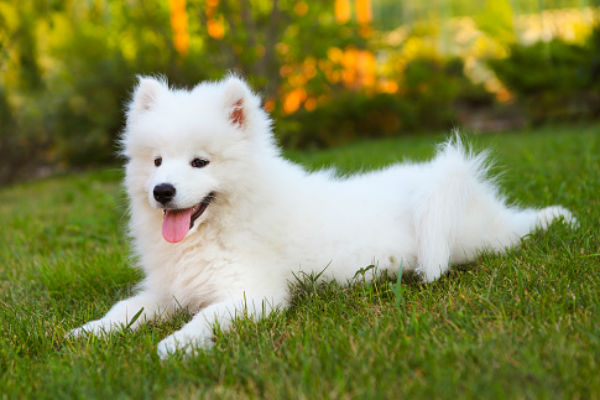
#> input picture Blur_Image/dataset/dog.jpg, 600 x 400 px, found by its file name
$ jupyter execute image-transformation.ipynb   (shell and % lines are left out)
#> lines starting #> are read from the running program, lines starting #| are printed output that depends on the picture
What is Image Transformation?

Image Transformation is about turning certain image into something else through rules.
We can have different types of transformations like translating, scaling up or down, spinning, shearing, etc.
A change is referred to as a 2D transformation when it occurs on a 2D Image.

This file includes the following Image thransformation using OpenCv.
1. Image Translation
2. Image Resize
3. Image Rotate
4. Image Flipping

[cell 1]
import numpy as np
import cv2
import matplotlib.pyplot as plt

First take the image as input using imread function

[cell 2]
inputImage= cv2.imread("../input/inputdog/dog.jpg")
#> inputImage is the input picture: shape (400, 600, 3); mean B, G, R 73.6, 133.3, 128.5

[cell 3]
def display_image(imageTitle,image):
   #if len(image.shape)== 3:
#> called with imageTitle = 'Dog Image'
    imageChange=cv2.cvtColor(image, cv2.COLOR_BGR2RGB)
    plt.figure(figsize=(4,3))
    plt.imshow(imageChange)
    plt.title(imageTitle)
    plt.show()

Now call the display Image function following the command

[cell 4]
display_image("Dog Image", inputImage)

[cell 5]
# [8 lines of commented-out code are left out]

Image Translation Code:

[cell 6]
def ImageTranslation(image,translationx,translationy):
#> called with translationx = 100, translationy = 100
    shiftedImage= np.float32([[1,0,translationx],
                          [0,1,translationy]])
    imageShift = cv2.warpAffine(inputImage,shiftedImage,
                           (inputImage.shape[1],inputImage.shape[0]))
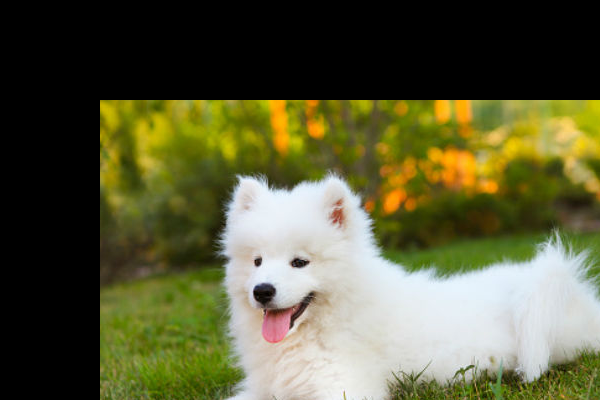
#> imageShift: shape (400, 600, 3); mean B, G, R 58.5, 91.7, 91.5
    display_image("Shifted Image",imageShift)
    display_image("Original Image", inputImage)

[cell 7]
ImageTranslation(inputImage,100,100)

# Image Rotation
Image rotation is a common operation in computer vision that involves changing the orientation of an image by a certain degree or angle. It can be useful for a variety of applications, such as aligning images for further processing or correcting for image distortion.

# Image rotation using OPenCV

Image rotation can be performed using various programming languages and libraries, such as Python and OpenCV. In OpenCV, the cv2.rotate() function can be used to rotate an image by a specified angle. Other libraries, such as Pillow and scikit-image, also provide functions for rotating images.

[cell 8]
def imageRoation(image,angle,scale):
#> called with angle = 90, scale = 1
    ImageCenter = (inputImage.shape[1]//2,inputImage.shape[0]//2)
#> ImageCenter = (300, 200)
    ImageRotate = cv2.getRotationMatrix2D(ImageCenter,90,1)
    FianlImageRoate = cv2.warpAffine(inputImage,ImageRotate,
                        (inputImage.shape[1],inputImage.shape[0]))
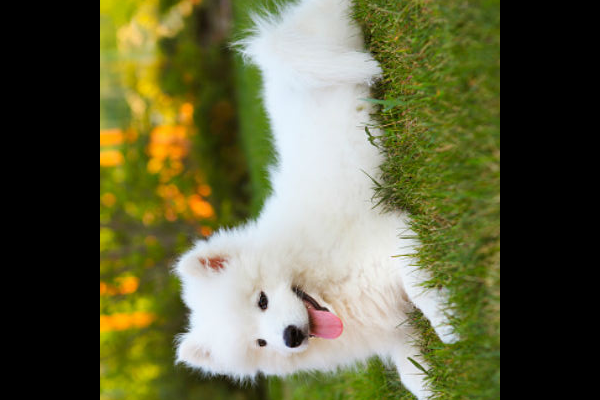
#> FianlImageRoate: shape (400, 600, 3); mean B, G, R 63.6, 97.5, 96.3
    display_image("Image Roatation", FianlImageRoate)
    display_image("Orginal Image", inputImage)

[cell 9]
imageRoation(inputImage,90,1)

# Image resize
Image resizing is a common technique which is used in computer vision to modify the size of an image. It includes changing the number of pixels in an image, either by making it smaller (downsampling) or larger (upsampling).

There are several methods to perform image resizing in computer vision, including:

1. Nearest Neighbor Interpolation: This method involves simply replicating the pixels in the original image to fill in the gaps in the resized image. It is a fast method but can result in loss of image quality.

2. Bilinear Interpolation: This method involves taking a weighted average of the nearest four pixels to fill in the gaps in the resized image. It results in better image quality than nearest neighbor interpolation.

3. Lanczos Interpolation: This method involves using a windowed sinc function to interpolate the pixel values in the resized image. It results in even better image quality than bilinear interpolation but is computationally more expensive.

4. Deep Learning-based methods: With the advent of deep learning, several methods have been developed to perform image resizing using convolutional neural networks (CNNs). These methods can generate high-quality resized images and are widely used in computer vision applications.

The choice of method depends on the specific requirements of the application and the trade-off between computational complexity and image quality.

# Image resize using OPenCV
In In OpenCV,the cv2.resize function is used to resize an image.In this function has some arguments where the first argument is the input image, the second argument is the new size of the image (in this case, half the original size), and the third and fourth arguments are the scaling factors in the x and y directions, respectively.

You can also specify the interpolation method to use for resizing. By default, OpenCV uses bilinear interpolation. If you want to use a different interpolation method, you can pass it as the fifth argument to the cv2.resize function. For example

# resized_img = cv2.resize(img, (0,0), interpolation=cv2.INTER_NEAREST)

Other interpolation methods available in OpenCV include
1. cv2.INTER_LINEAR,
2. cv2.INTER_CUBIC,
3. cv2.INTER_LANCZOS4, and
4. cv2.INTER_AREA.

[cell 10]
def ImageResize(image,imageSizeX,imageSizeY):
#> called with imageSizeX = 100, imageSizeY = 100
    ResizeImage = cv2.resize(inputImage,(imageSizeX,imageSizeY),interpolation = cv2.INTER_LINEAR)
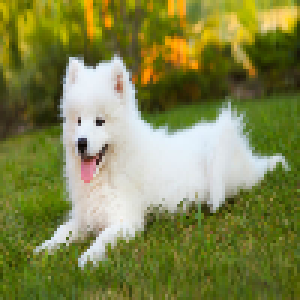
#> ResizeImage: shape (100, 100, 3) (shown 3 times larger); mean B, G, R 73.8, 133.5, 128.7
    display_image("Resize Image", ResizeImage)
    display_image("Orginal Image", inputImage)

[cell 11]
ImageResize(inputImage,100,100)

# Image flipping
Image flipping is a common image manipulation technique in computer vision that involves flipping an image along its horizontal or vertical axis. This operation is also known as image mirroring.

# Image flipping using OPenCV
In OpenCv cv2.flip function is used to flip the image horizontally. The first argument is the input image, and the second argument specifies the axis along which to flip the image. A value of 0 flips the image vertically, while a value of 1 flips the image horizontally.

Image flipping can be useful in various computer vision tasks, such as data augmentation for training deep learning models, image recognition, and image processing.

[cell 12]
def ImageFlipping(image):
    imageFlip = cv2.flip(image,0)
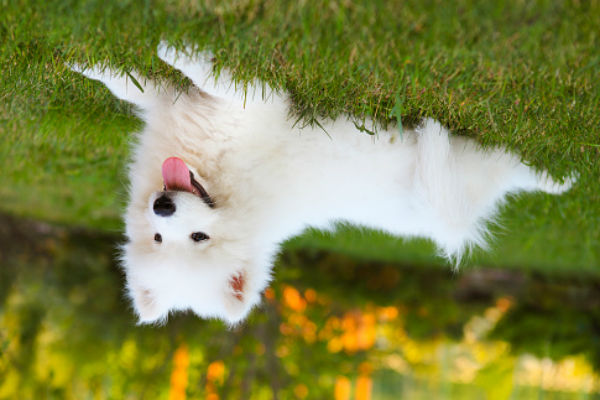
#> imageFlip: shape (400, 600, 3); mean B, G, R 73.6, 133.3, 128.5
    display_image("Image Flipping vertically", imageFlip)
    display_image("Orginal Image", inputImage)

[cell 13]
ImageFlipping(inputImage)

# Image cropping
Image cropping in computer vision refers to the process of selecting a portion of an image and removing the rest of the image. This is a common pre-processing step in computer vision applications such as object recognition, image classification, and image segmentation.

The process of image cropping involves specifying a region of interest (ROI) within an image and removing the surrounding pixels. This can be done manually by selecting the ROI using a tool like a bounding box or mask, or it can be done automatically using algorithms that detect features within the image.

Cropping an image can be beneficial in several ways. For example, it can reduce the size of an image, making it easier and faster to process. It can also remove irrelevant information from the image, such as background noise, which can improve the accuracy of computer vision algorithms.

# Define the ROI coordinates
x, y, w, h = 100, 100, 200, 200

# Crop the image using the ROI coordinates
crop_img = img[y:y+h, x:x+w]

[cell 14]
def ImageCrop(image):
    CropImage = image[100:100+100, 100:100+200]
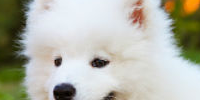
#> CropImage: shape (100, 200, 3); mean B, G, R 170.6, 182, 181.2
    display_image("Image Crop", CropImage)
    display_image("Orginal Image", inputImage)

ImageCrop(inputImage)
